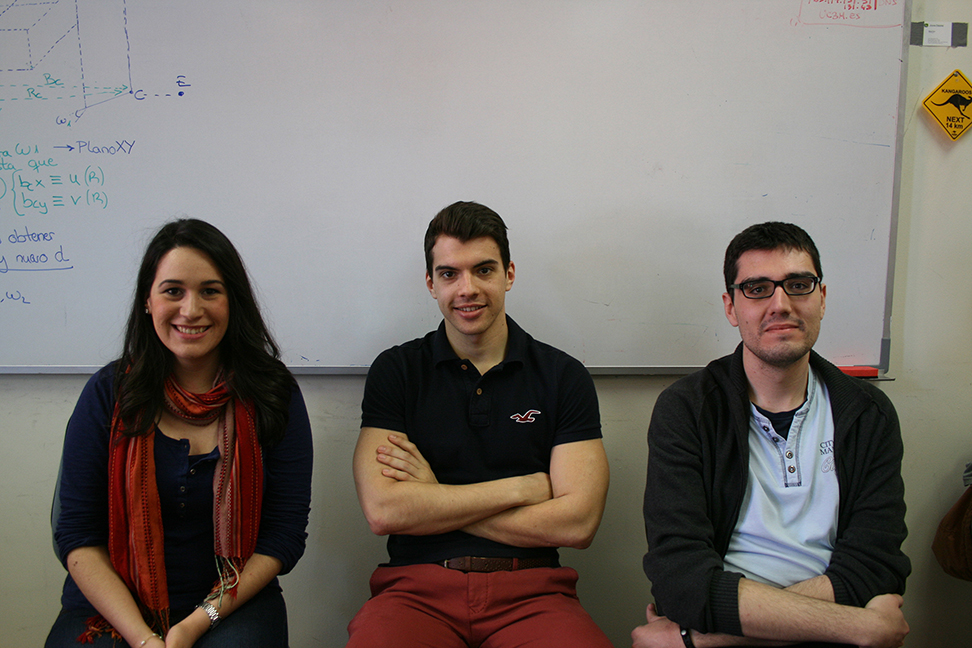
#> input picture Semana 3/11. Correlación /aplicacionCorrelacion/IMG.jpg, 972 x 648 px
$ python decteccionObjetosMultiples.py
#> lines starting #> are read from the running program, lines starting #| are printed output that depends on the picture; after the words box and inside, x2 and y2 are one past the last pixel; in counts of white or black regions, pixels touching at a corner belong together
import cv2
import numpy as np
from matplotlib import pyplot as plt
"""
Template Matching with Multiple Objects
In the previous section, we searched image for Messi’s face, which occurs only once in the image. Suppose you are
searching for an object which has multiple occurances, cv2.minMaxLoc() won’t give you all the locations. In that
case, we will use thresholding. So in this example, we will use a screenshot of the famous game Mario and we will
find the coins in it.
"""


img_rgb = cv2.imread('IMG.jpg')
#> img_rgb is the input picture: shape (648, 972, 3); mean B, G, R 108, 113.3, 120.3
img_gray = cv2.cvtColor(img_rgb, cv2.COLOR_BGR2GRAY)
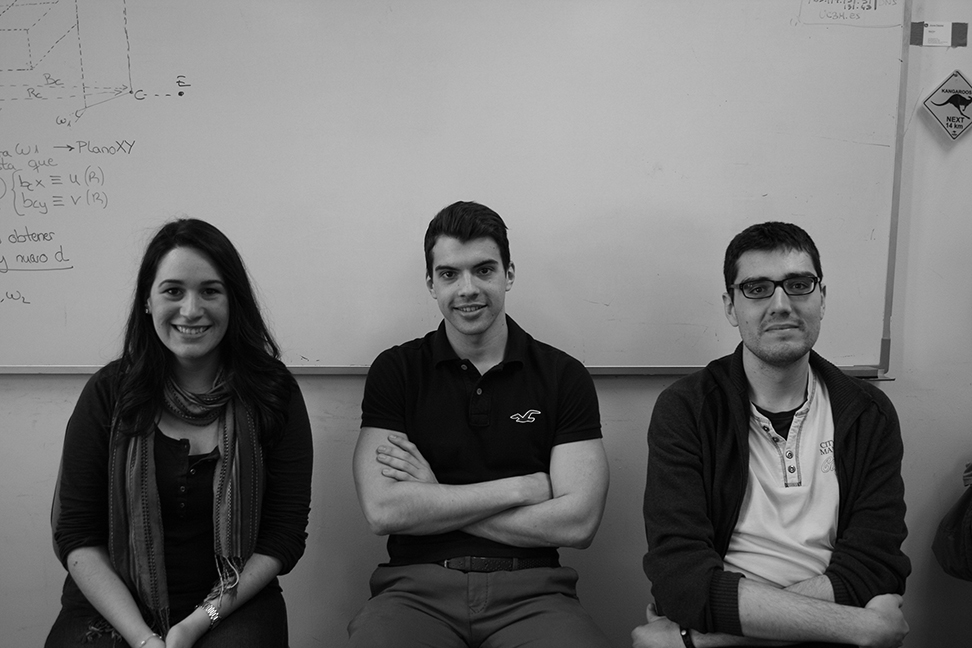
#> img_gray: shape (648, 972); min 0, max 255, mean 114.8
template = cv2.imread('MM.jpg',0)
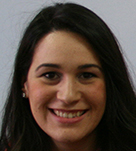
#> input picture Semana 3/11. Correlación /aplicacionCorrelacion/MM.jpg, 136 x 151 px
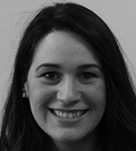
#> template: shape (151, 136); min 0, max 191, mean 74.5
w, h = template.shape[::-1]
#> w = 136; h = 151


res = cv2.matchTemplate(img_gray,template,cv2.TM_CCOEFF_NORMED)
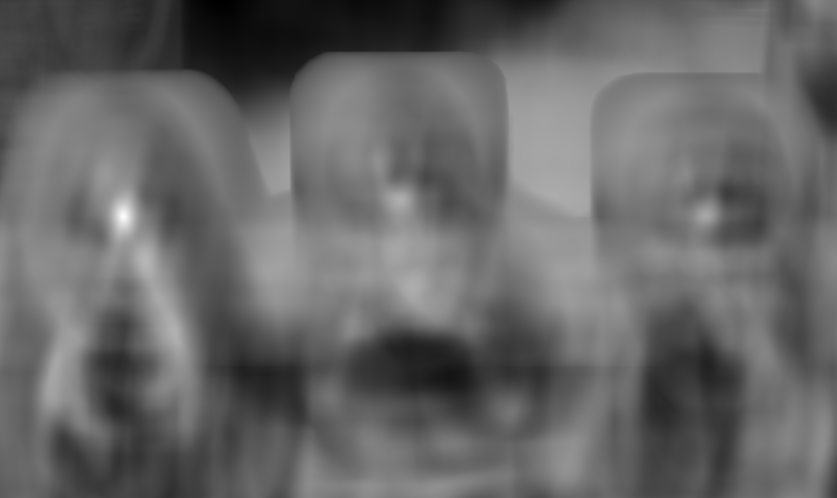
#> res: shape (498, 837) float32; min -0.524, max 1, mean 0.0915; drawn with min black and max white
threshold = 0.8
#Crea un arreglo con los puntos que cumple con la condicion que para este caso indican donde estan los elemenots.
loc = np.where( res >= threshold)
#> loc = 136 positions, rows 208 to 224, columns 118 to 128


for pt in zip(*loc[::-1]):
    #IMAGEN, PUNTOS, color del rectangulo, grosor de la linea
    cv2.rectangle(img_rgb, pt, (pt[0] + w, pt[1] + h), (45,23,1), 1)
#> this loop made 136 passes
#> pt on passes 1 to 12: (123, 208), (121, 209), (122, 209), (123, 209), (124, 209), (125, 209), (120, 210), (121, 210), (122, 210), (123, 210), (124, 210), (125, 210)
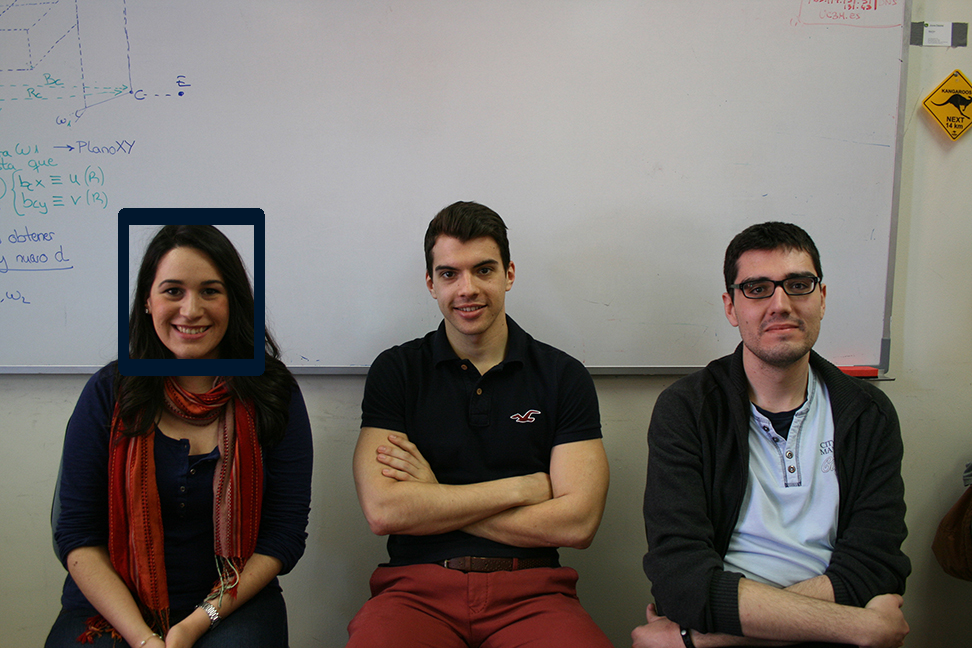
#> img_rgb: shape (648, 972, 3); 1.25% of pixels changed, all inside (x1, y1, x2, y2) = (118, 208, 265, 376)
cv2.imshow('res.png',img_rgb)
cv2.waitKey(0)
